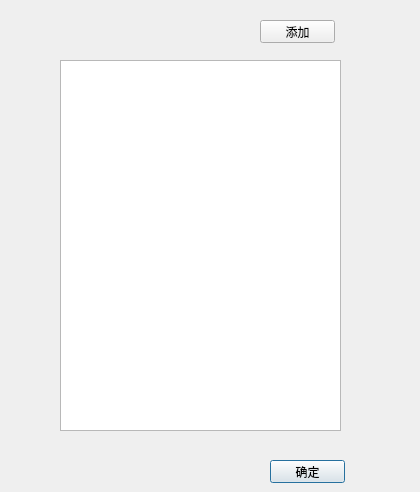
<?xml version="1.0" encoding="UTF-8"?>
<ui version="4.0">
 <class>SettingDialog</class>
 <widget class="QDialog" name="SettingDialog">
  <property name="geometry">
   <rect>
    <x>0</x>
    <y>0</y>
    <width>420</width>
    <height>492</height>
   </rect>
  </property>
  <property name="windowTitle">
   <string>合表管理</string>
  </property>
  <widget class="QListWidget" name="mergedTableListWidget">
   <property name="geometry">
    <rect>
     <x>60</x>
     <y>60</y>
     <width>281</width>
     <height>371</height>
    </rect>
   </property>
  </widget>
  <widget class="QPushButton" name="exitButton">
   <property name="geometry">
    <rect>
     <x>270</x>
     <y>460</y>
     <width>75</width>
     <height>23</height>
    </rect>
   </property>
   <property name="text">
    <string>确定</string>
   </property>
  </widget>
  <widget class="QPushButton" name="addButton">
   <property name="geometry">
    <rect>
     <x>260</x>
     <y>20</y>
     <width>75</width>
     <height>23</height>
    </rect>
   </property>
   <property name="text">
    <string>添加</string>
   </property>
  </widget>
 </widget>
 <resources/>
 <connections/>
</ui>
